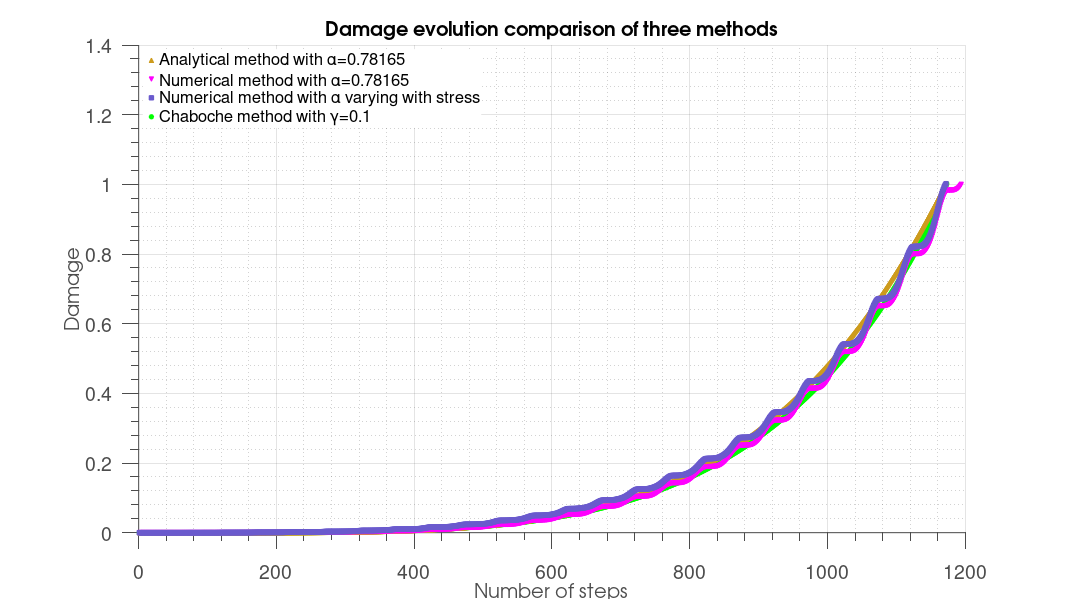
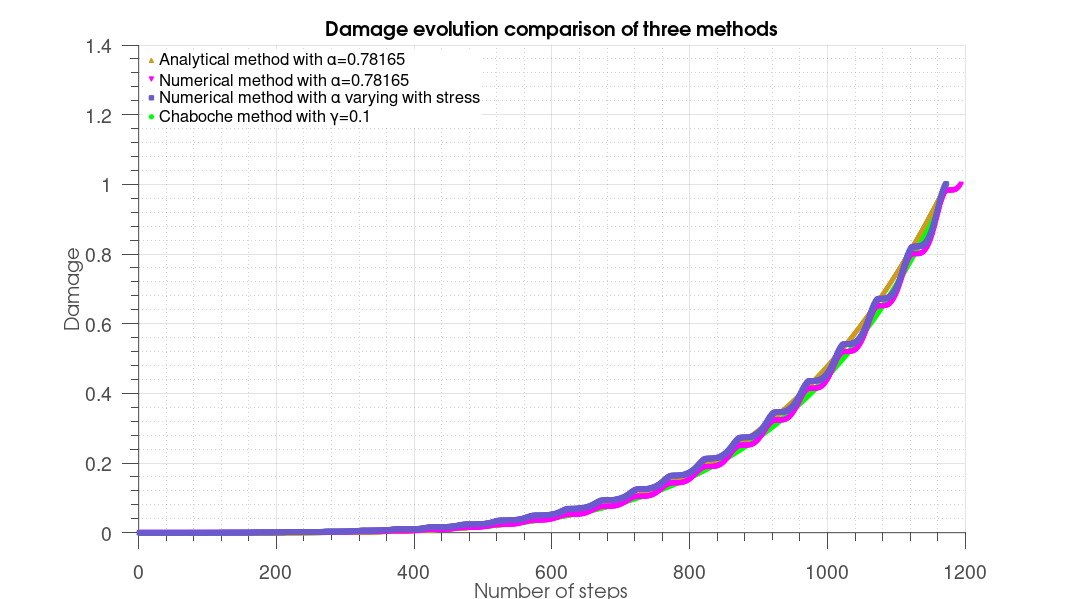
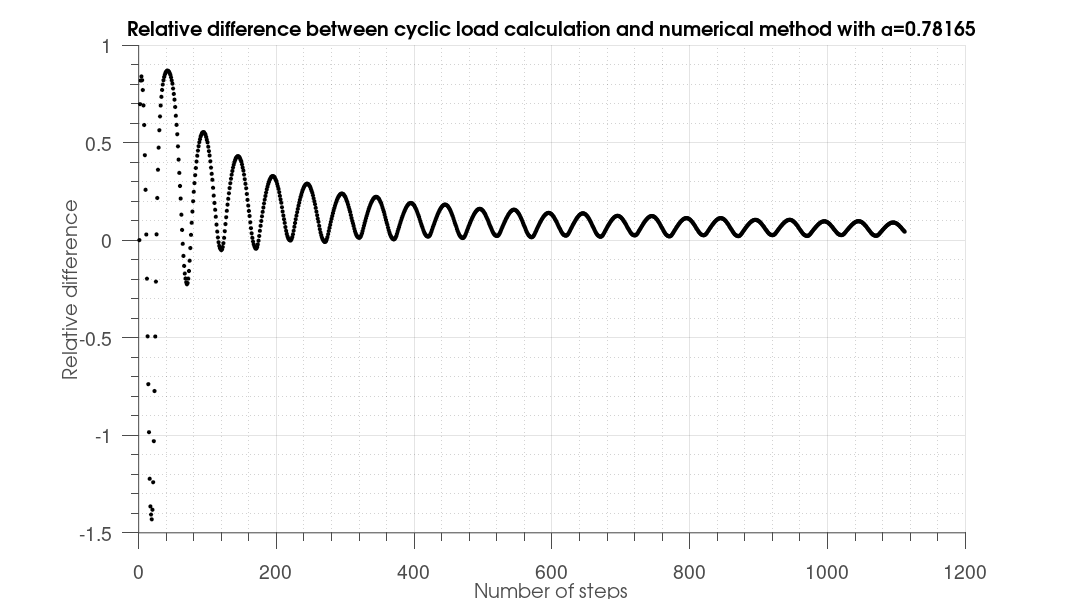
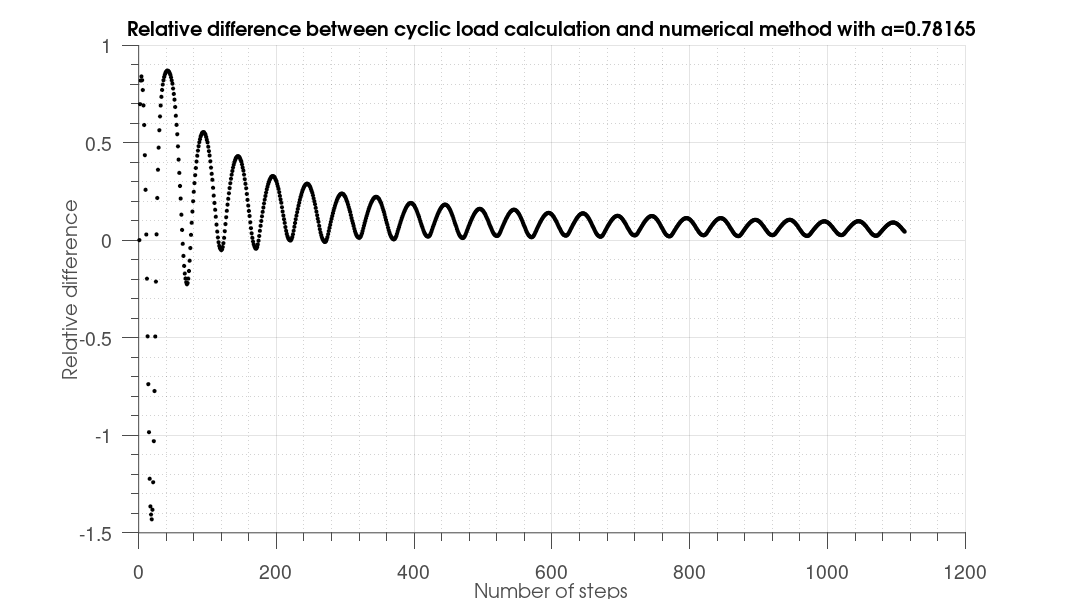

Write the MATLAB code that produced these figures, in order. (Note: this script raises an error after producing the figures.)

% Program to get the Gauss-Legendre Quadrature results (Vectorized)
clear;clc;close all;

dbstop if error
format long e

[x]= [0.999305042	0.996340117	0.991013371	0.983336254	0.973326828	0.9610088	0.946411375	0.929569172	0.910522137...
    0.889315446	0.865999398	0.840629296	0.813265315	0.783972359	0.752819907	0.71988185	0.685236313	0.648965471...
    0.611155355	0.571895646	0.531279464	0.489403146	0.446366017	0.402270158	0.357220158	0.311322872	0.264687162...
    0.217423644	0.16964442	0.121462819	0.072993122	0.024350293	-0.024350293	-0.072993122	-0.121462819	-0.16964442...
    -0.217423644	-0.264687162	-0.311322872	-0.357220158	-0.402270158	-0.446366017	-0.489403146	-0.531279464...
    -0.571895646	-0.611155355	-0.648965471	-0.685236313	-0.71988185	-0.752819907	-0.783972359	-0.813265315...
    -0.840629296	-0.865999398	-0.889315446	-0.910522137	-0.929569172	-0.946411375	-0.9610088	-0.973326828...
    -0.983336254	-0.991013371	-0.996340117	-0.999305042];
[weight]=[0.001783281	0.004147033	0.006504458	0.00884676	0.011168139	0.013463048	0.01572603	0.017951716	0.020134823...
    0.022270174	0.024352703	0.02637747	0.028339673	0.030234657	0.032057928	0.033805162	0.035472213	0.037055129	0.038550153...
    0.039953741	0.041262563	0.042473515	0.043583725	0.044590558	0.045491628	0.046284797	0.046968183	0.047540166	0.047999389...
    0.048344762	0.048575467	0.048690957	0.048690957	0.048575467	0.048344762	0.047999389	0.047540166	0.046968183	0.046284797...
    0.045491628	0.044590558	0.043583725	0.042473515	0.041262563	0.039953741	0.038550153	0.037055129	0.035472213	0.033805162...
    0.032057928	0.030234657	0.028339673	0.02637747	0.024352703	0.022270174	0.020134823	0.017951716	0.01572603	0.013463048...
    0.011168139	0.00884676	0.006504458	0.004147033	0.001783281];
% [x]=xlsread('Gauss-Legendre Quadrature','Sheet1','b1:z1');
% [weight]=xlsread('Gauss-Legendre Quadrature','Sheet1','b2:z2');

E=191e9;               %Young's modulus
nu=0.38;                 %poisson's ratio
k=1e9;                  %hardening parameter
b=1.1;                      %weakening scales distribution exponent (between 1 and 2)
y=1080e6;            %macroscopic yield stress
sigu=1200e6;             %ultimite stress
ff=690e6;              %bending fatigue limit
tt=428e6;                  %torsion fatigue limit



load=6e8;            %cyclic load
loadtensor= [load 0 0;0 0 0;0 0 0];
stepnumber=100;        %devide one cycle in 200 parts
f=50;                            %frequency of load
steptime=1/f/stepnumber;
delta=(b+1)/(b-1);
a=0.5;
alp0=0.78165;
W0=7e5;             %dissipated energy to failure per unit volume
n0=3;                   %number of initial local defects
lam=0.3;               %hydrostatic pressure sensitivity
hydro=1/3*sum(diag(loadtensor));
yield=y-lam*hydro;                   %our mean stress
% ---------------------Plot 3 methods-----------------------------
%---------------------1 Chaboche method-----------------------------
Dcha1(1)=0;             %initial damage
gam=0.1; 
M=1e-2*ff*(1-3*hydro/sigu); 
n=1;       %initial recording point
  G = (1 - (1 - Dcha1(1)).^(gam + 1)).^(1-alp0);
  S1=loadtensor-hydro*diag([1,1,1]);
  sqrj1=1/2*sqrt(1/2)*norm(S1,'fro');
  while G<1
  NF=1/((gam+1)*(1-alp0))*(sqrj1/M)^(-gam);
  G = G+(1-alp0)*(gam + 1)/stepnumber/NF;
  Dcha1(n+1)=1-(1-G.^(1/(1-alp0))).^(1/(gam + 1));
  t=n/stepnumber*1/f;
  n=n+1;
  end
  n
    figure(1);
    hold on;
DamageCha1=plot ((1:n),Dcha1(1:n), 'LineStyle', 'none','LineWidth', 1, 'Marker', 'o', 'MarkerSize', 8, ...
   'MarkerEdgeColor',  'g', 'MarkerFaceColor','g');


%---------------------2 Cyclic load calculation-----------------------------
Dcyc(1)=1e-16;
n=1;
Wcyc=4*(E-k)*(1+nu)*(b-1)/(E*(E+k*nu)*b*(b+1))*norm(loadtensor-hydro*eye(3),'fro').^(b+1)*yield.^(1-b) ;
while Dcyc(n)< 1
 Dcyc(n+1) = Dcyc(n)+ Dcyc(n)^alp0*Wcyc/stepnumber/W0;
 n=n+1;
end
n
  hold on;
 Damagecyc=plot ((1:n),Dcyc(1:n),'LineStyle', 'none','LineWidth', 1, 'Marker', '^', 'MarkerSize', 8, ...
   'MarkerEdgeColor', [205 155 29]/255  , 'MarkerFaceColor' , [205 155 29]/255);


%---------------------3 Numerical method with fixed alp-----------------------------
D= ones(1,1e6)*1e-16; %Pre-allocate memory for vectors
n=1;       %initial recording point
%---------------------to get the the first Sb-----------------------------
stress11=load*sind(n*360/stepnumber);
hydro=1/3*sum(stress11+0+0);

dev1=[stress11 0 0;0 0 0;0 0 0]-hydro*eye(3);
dev11=dev1(1,1); dev12=dev1(1,3); dev13=dev1(1,3);
dev21=dev1(2,1); dev22=dev1(2,2); dev23=dev1(2,3);
dev31=dev1(3,1); dev32=dev1(3,2); dev33=dev1(3,3);
Smax=norm(dev1,'fro');

trial11=dev11; trial12=dev12; trial13=dev13;
trial21=dev21; trial22=dev22; trial23=dev23;
trial31=dev31; trial32=dev32; trial33=dev33;
normtrial(1)=norm([trial11, trial12, trial13; trial21, trial22, trial23;trial31, trial32, trial33],'fro');

s= (x/2+1/2).^(1/(1-b)); %1*25
yield=y-lam*hydro;  
eta=bsxfun(@minus,bsxfun(@times,normtrial(1)/yield,s),1); %compare normtrial with yield/s 
eta(eta<0)=0; %only keep normtrials which are larger than yield/s 

Sb11=bsxfun(@rdivide,trial11,bsxfun(@plus,eta,1));Sb12=bsxfun(@rdivide,trial12,bsxfun(@plus,eta,1));Sb13=bsxfun(@rdivide,trial13,bsxfun(@plus,eta,1));
Sb21=bsxfun(@rdivide,trial21,bsxfun(@plus,eta,1));Sb22=bsxfun(@rdivide,trial22,bsxfun(@plus,eta,1));Sb23=bsxfun(@rdivide,trial23,bsxfun(@plus,eta,1));
Sb31=bsxfun(@rdivide,trial31,bsxfun(@plus,eta,1));Sb32=bsxfun(@rdivide,trial32,bsxfun(@plus,eta,1));Sb33=bsxfun(@rdivide,trial33,bsxfun(@plus,eta,1));
%1*25 for each Sb element
Sbtensor=[Sb11; Sb12; Sb13; Sb21; Sb22; Sb23;Sb31; Sb32; Sb33];
normSb=sqrt(sum(Sbtensor.^2)); %sum(a) sums all the colume

% existsOnGPU(normSb)
Ws=(bsxfun(@minus,normtrial,bsxfun(@rdivide, yield,s))<=0).*...
    (0)+...
    (bsxfun(@minus,normtrial,bsxfun(@rdivide, yield,s))>0).*...
    ((E-k)*(1+nu)*(2*E*(E+k*nu))^-1*bsxfun(@times,weight,bsxfun(@rdivide,bsxfun(@times,bsxfun(@minus,normtrial,bsxfun(@rdivide, yield,s)),yield),s)));

W= sum(Ws);
D(2)=D(1)+D(1)^alp0*W/W0;
%% 

tic;
while D(n)<1
    stress11=load*sind(n*360/stepnumber);
hydro=1/3*sum(stress11+0+0);
dev1=[stress11 0 0;0 0 0;0 0 0]-hydro*eye(3);
    dev11=dev1(1,1); dev12=dev1(1,2); dev13=dev1(1,3);
    dev21=dev1(2,1); dev22=dev1(2,2); dev23=dev1(2,3);
    dev31=dev1(3,1); dev32=dev1(3,2); dev33=dev1(3,3);
        
    stress11=load*sind((n+1)*360/stepnumber);
hydro=1/3*sum(stress11+0+0);
devn=[stress11 0 0;0 0 0;0 0 0]-hydro*eye(3);
    dev11g=devn(1,1); dev12g=devn(1,2); dev13g=devn(1,3);
    dev21g=devn(2,1); dev22g=devn(2,2); dev23g=devn(2,3);
    dev31g=devn(3,1); dev32g=devn(3,2); dev33g=devn(3,3);
    Smax=norm(devn,'fro');
    
    trial11=bsxfun(@plus,Sb11,(dev11g-dev11)); trial12=bsxfun(@plus,Sb12,(dev12g-dev12));trial13=bsxfun(@plus,Sb13,(dev13g-dev13));
    trial21=bsxfun(@plus,Sb21,(dev21g-dev21)); trial22=bsxfun(@plus,Sb22,(dev22g-dev22));trial23=bsxfun(@plus,Sb23,(dev23g-dev23));
    trial31=bsxfun(@plus,Sb31,(dev31g-dev31)); trial32=bsxfun(@plus,Sb32,(dev32g-dev32));trial33=bsxfun(@plus,Sb33,(dev33g-dev33));
    trialtensor=[trial11; trial12; trial13; trial21; trial22; trial23;trial31; trial32; trial33];
    normtrial=sqrt(sum(trialtensor.^2));
    yield=y-lam*hydro;  
    eta=bsxfun(@minus,bsxfun(@times,normtrial/yield,s),1); %1*25
    eta(eta<0)=0;
    
    Sb11=bsxfun(@rdivide,trial11,bsxfun(@plus,eta,1));Sb12=bsxfun(@rdivide,trial12,bsxfun(@plus,eta,1));Sb13=bsxfun(@rdivide,trial13,bsxfun(@plus,eta,1));
    Sb21=bsxfun(@rdivide,trial21,bsxfun(@plus,eta,1));Sb22=bsxfun(@rdivide,trial22,bsxfun(@plus,eta,1));Sb23=bsxfun(@rdivide,trial23,bsxfun(@plus,eta,1));
    Sb31=bsxfun(@rdivide,trial31,bsxfun(@plus,eta,1));Sb32=bsxfun(@rdivide,trial32,bsxfun(@plus,eta,1));Sb33=bsxfun(@rdivide,trial33,bsxfun(@plus,eta,1));
    %1*25 for each Sb element
    Sbtensor=[Sb11; Sb12; Sb13; Sb21; Sb22; Sb23;Sb31; Sb32; Sb33];
    normSb=sqrt(sum(Sbtensor.^2)); %sum(a) sums all the colume

    Ws=(bsxfun(@minus,normtrial,bsxfun(@rdivide, yield,s))<=0).*...
        (0)+...
        (bsxfun(@minus,normtrial,bsxfun(@rdivide, yield,s))>0).*...
        ((E-k)*(1+nu)*(2*E*(E+k*nu))^-1*bsxfun(@times,weight,bsxfun(@rdivide,bsxfun(@times,bsxfun(@minus,normtrial,bsxfun(@rdivide, yield,s)),yield),s)));
    
    W= sum(Ws);

    D(n+1)=D(n)+D(n)^alp0*W/W0;
           
    n=n+1;
end
toc;
n
t=n/stepnumber*1/f;
disp(['Time to failure is ' num2str(t) ' s.']);
Nf=n*stepnumber^-1;
disp(['Cycles to failure is ' num2str(Nf) ' cycles.']);
hold on;
DamageN_fixalp=plot ((1:n),D(1:n),'LineStyle', 'none','LineWidth', 1, 'Marker', 'v', 'MarkerSize',8, ...
    'MarkerEdgeColor',  'm', 'MarkerFaceColor' , 'm');

%---------------------3 Numerical method with alp(Smin)-----------------------------
D2= ones(1,1e6)*1e-16; %Pre-allocate memory for vectors
n=1;       %initial recording point
%---------------------to get the the first Sb-----------------------------
stress11=load*sind(n*360/stepnumber);
hydro=1/3*sum(stress11+0+0);

dev1=[stress11 0 0;0 0 0;0 0 0]-hydro*eye(3);
dev11=dev1(1,1); dev12=dev1(1,3); dev13=dev1(1,3);
dev21=dev1(2,1); dev22=dev1(2,2); dev23=dev1(2,3);
dev31=dev1(3,1); dev32=dev1(3,2); dev33=dev1(3,3);
Smax=norm(dev1,'fro');

trial11=dev11; trial12=dev12; trial13=dev13;
trial21=dev21; trial22=dev22; trial23=dev23;
trial31=dev31; trial32=dev32; trial33=dev33;
normtrial(1)=norm([trial11, trial12, trial13; trial21, trial22, trial23;trial31, trial32, trial33],'fro');

s= (x/2+1/2).^(1/(1-b)); %1*25
yield=y-lam*hydro;  
eta=bsxfun(@minus,bsxfun(@times,normtrial(1)/yield,s),1); %compare normtrial with yield/s 
eta(eta<0)=0; %only keep normtrials which are larger than yield/s 

Sb11=bsxfun(@rdivide,trial11,bsxfun(@plus,eta,1));Sb12=bsxfun(@rdivide,trial12,bsxfun(@plus,eta,1));Sb13=bsxfun(@rdivide,trial13,bsxfun(@plus,eta,1));
Sb21=bsxfun(@rdivide,trial21,bsxfun(@plus,eta,1));Sb22=bsxfun(@rdivide,trial22,bsxfun(@plus,eta,1));Sb23=bsxfun(@rdivide,trial23,bsxfun(@plus,eta,1));
Sb31=bsxfun(@rdivide,trial31,bsxfun(@plus,eta,1));Sb32=bsxfun(@rdivide,trial32,bsxfun(@plus,eta,1));Sb33=bsxfun(@rdivide,trial33,bsxfun(@plus,eta,1));
%1*25 for each Sb element
Sbtensor=[Sb11; Sb12; Sb13; Sb21; Sb22; Sb23;Sb31; Sb32; Sb33];
normSb=sqrt(sum(Sbtensor.^2)); %sum(a) sums all the colume

% existsOnGPU(normSb)
Ws=(bsxfun(@minus,normtrial,bsxfun(@rdivide, yield,s))<=0).*...
    (0)+...
    (bsxfun(@minus,normtrial,bsxfun(@rdivide, yield,s))>0).*...
    ((E-k)*(1+nu)*(2*E*(E+k*nu))^-1*bsxfun(@times,weight,bsxfun(@rdivide,bsxfun(@times,bsxfun(@minus,normtrial,bsxfun(@rdivide, yield,s)),yield),s)));

W= sum(Ws);
sequence=((Smax*yield^-1)*(1-Smax*yield^-1)^-1)^b;
sequence(sequence<0)=0;
alp(1)=1-a*sequence;
D2(2)=D2(1)+D2(1)^alp(1)*W/W0;
%% 

tic;
while D2(n)<1
    stress11=load*sind(n*360/stepnumber);
hydro=1/3*sum(stress11+0+0);
dev1=[stress11 0 0;0 0 0;0 0 0]-hydro*eye(3);
    dev11=dev1(1,1); dev12=dev1(1,2); dev13=dev1(1,3);
    dev21=dev1(2,1); dev22=dev1(2,2); dev23=dev1(2,3);
    dev31=dev1(3,1); dev32=dev1(3,2); dev33=dev1(3,3);
        
    stress11=load*sind((n+1)*360/stepnumber);
hydro=1/3*sum(stress11+0+0);
devn=[stress11 0 0;0 0 0;0 0 0]-hydro*eye(3);
    dev11g=devn(1,1); dev12g=devn(1,2); dev13g=devn(1,3);
    dev21g=devn(2,1); dev22g=devn(2,2); dev23g=devn(2,3);
    dev31g=devn(3,1); dev32g=devn(3,2); dev33g=devn(3,3);
    Smax=norm(devn,'fro');
    
    trial11=bsxfun(@plus,Sb11,(dev11g-dev11)); trial12=bsxfun(@plus,Sb12,(dev12g-dev12));trial13=bsxfun(@plus,Sb13,(dev13g-dev13));
    trial21=bsxfun(@plus,Sb21,(dev21g-dev21)); trial22=bsxfun(@plus,Sb22,(dev22g-dev22));trial23=bsxfun(@plus,Sb23,(dev23g-dev23));
    trial31=bsxfun(@plus,Sb31,(dev31g-dev31)); trial32=bsxfun(@plus,Sb32,(dev32g-dev32));trial33=bsxfun(@plus,Sb33,(dev33g-dev33));
    trialtensor=[trial11; trial12; trial13; trial21; trial22; trial23;trial31; trial32; trial33];
    normtrial=sqrt(sum(trialtensor.^2));
    yield=y-lam*hydro;  
    eta=bsxfun(@minus,bsxfun(@times,normtrial/yield,s),1); %1*25
    eta(eta<0)=0;
    
    Sb11=bsxfun(@rdivide,trial11,bsxfun(@plus,eta,1));Sb12=bsxfun(@rdivide,trial12,bsxfun(@plus,eta,1));Sb13=bsxfun(@rdivide,trial13,bsxfun(@plus,eta,1));
    Sb21=bsxfun(@rdivide,trial21,bsxfun(@plus,eta,1));Sb22=bsxfun(@rdivide,trial22,bsxfun(@plus,eta,1));Sb23=bsxfun(@rdivide,trial23,bsxfun(@plus,eta,1));
    Sb31=bsxfun(@rdivide,trial31,bsxfun(@plus,eta,1));Sb32=bsxfun(@rdivide,trial32,bsxfun(@plus,eta,1));Sb33=bsxfun(@rdivide,trial33,bsxfun(@plus,eta,1));
    %1*25 for each Sb element
    Sbtensor=[Sb11; Sb12; Sb13; Sb21; Sb22; Sb23;Sb31; Sb32; Sb33];
    normSb=sqrt(sum(Sbtensor.^2)); %sum(a) sums all the colume

    Ws=(bsxfun(@minus,normtrial,bsxfun(@rdivide, yield,s))<=0).*...
        (0)+...
        (bsxfun(@minus,normtrial,bsxfun(@rdivide, yield,s))>0).*...
        ((E-k)*(1+nu)*(2*E*(E+k*nu))^-1*bsxfun(@times,weight,bsxfun(@rdivide,bsxfun(@times,bsxfun(@minus,normtrial,bsxfun(@rdivide, yield,s)),yield),s)));
    
    W= sum(Ws);
sequence=((Smax*yield^-1)*(1-Smax*yield^-1)^-1)^b;
sequence(sequence<0)=0;
alp(n+1)=1-a*sequence;
    D2(n+1)=D2(n)+D2(n)^alp(n+1)*W/W0;
    n=n+1;
end
toc;
n
t=n/stepnumber*1/f;
disp(['Time to failure is ' num2str(t) ' s.']);
Nf=n*stepnumber^-1;
disp(['Cycles to failure is ' num2str(Nf) ' cycles.']);
disp(['Mean alpha to give fix alpha value is ' num2str(mean(alp)) ' .']);

% %---------------------Plot 3 methods damage evo-----------------------------
hold on;
DamageN_varyingalp=plot ((1:n),D2(1:n),'LineStyle', 'none','LineWidth', 1, 'Marker', 's', 'MarkerSize',8, ...
    'MarkerEdgeColor',  [106 90 205]/255, 'MarkerFaceColor' ,  [106 90 205]/255);
grid on;
grid minor;
set(gca ,'FontSize',35);
hTitle = title('Damage evolution comparison of three methods' ,'Fontsize' ,35);
hXLabel = xlabel('Number of steps' ,'Fontsize' ,35);
hYLabel = ylabel('Damage', 'Fontsize' ,35);
 hLegend=legend([Damagecyc,DamageN_fixalp,DamageN_varyingalp,DamageCha1],'Analytical method with \alpha=0.78165','Numerical method with \alpha=0.78165',...
     'Numerical method with \alpha varying with stress','Chaboche method with \gamma=0.1','Location','northwest');
set(hLegend, 'FontSize', 30)
set(hLegend,'Box','on');
set(hLegend,'EdgeColor',[1 1 1]); %set the edge colour of the legend to white 

% Adjust font
set(gca, 'FontName', 'Helvetica')
set([hTitle, hXLabel, hYLabel], 'FontName', 'AvantGarde')
% Adjust axes properties
set(gca, 'Box', 'off', 'TickDir', 'out', 'TickLength', [.02 .02], ...
    'XMinorTick', 'on', 'YMinorTick', 'on', 'YGrid', 'on', ...
    'XColor', [.3 .3 .3], 'YColor', [.3 .3 .3], ...
    'LineWidth', 1)
set(gcf,'color','w'); %set figure background transparent
set(gca,'color','w'); %set axis transparent
% Maximize print figure
set(gcf,'outerposition',get(0,'screensize'));
set(gcf, 'PaperPositionMode', 'manual');
set(gcf, 'PaperUnits', 'points'); %[ {inches} | centimeters | normalized | points ]
set(gcf, 'PaperPosition', [0 0 1920 1080]); %set(gcf,'PaperPosition',[left,bottom,width,height])



% %---------------------Difference between cyclic load calculation and numerical method as function of time-----------------------------
figure(3);
     hold on
Damagediff1=plot ((Dcyc(1:n-60)-D(1:n-60)).*Dcyc(1:n-60).^-1,'LineStyle', 'none','LineWidth', 1, 'Marker', 'o', 'MarkerSize', 6, ...
       'MarkerEdgeColor',  'k', 'MarkerFaceColor' , 'k');
grid on;
grid minor;
set(gca ,'FontSize',35);
hTitle = title('Relative difference between cyclic load calculation and numerical method with \alpha=0.78165' ,'Fontsize' ,35);
hXLabel = xlabel('Number of steps' ,'Fontsize' ,35);
hYLabel = ylabel('Relative difference', 'Fontsize' ,35);
% Adjust font
set(gca, 'FontName', 'Helvetica')
set([hTitle, hXLabel, hYLabel], 'FontName', 'AvantGarde')
% Adjust axes properties
set(gca, 'Box', 'off', 'TickDir', 'out', 'TickLength', [.02 .02], ...
    'XMinorTick', 'on', 'YMinorTick', 'on', 'YGrid', 'on', ...
    'XColor', [.3 .3 .3], 'YColor', [.3 .3 .3], ...
    'LineWidth', 1)
set(gcf,'color','w'); %set figure background transparent
set(gca,'color','w'); %set axis transparent
% Maximize print figure
set(gcf,'outerposition',get(0,'screensize'));
set(gcf, 'PaperPositionMode', 'manual');
set(gcf, 'PaperUnits', 'points'); %[ {inches} | centimeters | normalized | points ]
set(gcf, 'PaperPosition', [0 0 1920 1080]); %set(gcf,'PaperPosition',[left,bottom,width,height])

figure(1);
saveas(gcf,'F:\Git\Anew\figures\damagesin.png');
saveas(gcf,'F:\Git\PhDreport\BEAMER\UTC2017\figures\damagesin.png');
figure(3);
saveas(gcf,'F:\Git\Anew\figures\Damagediff.png');
saveas(gcf,'F:\Git\PhDreport\BEAMER\UTC2017\figures\Damagediff.png');


sp=actxserver('SAPI.SpVoice');
sp.Speak('Fuck that I finished all this shit finally');
%mail2me('job finished',['Elapsed time is ' num2str(toc) ' seconds. Real test time is ' testtime ' seconds. Number of points to failure is ' NF ' points.']);
